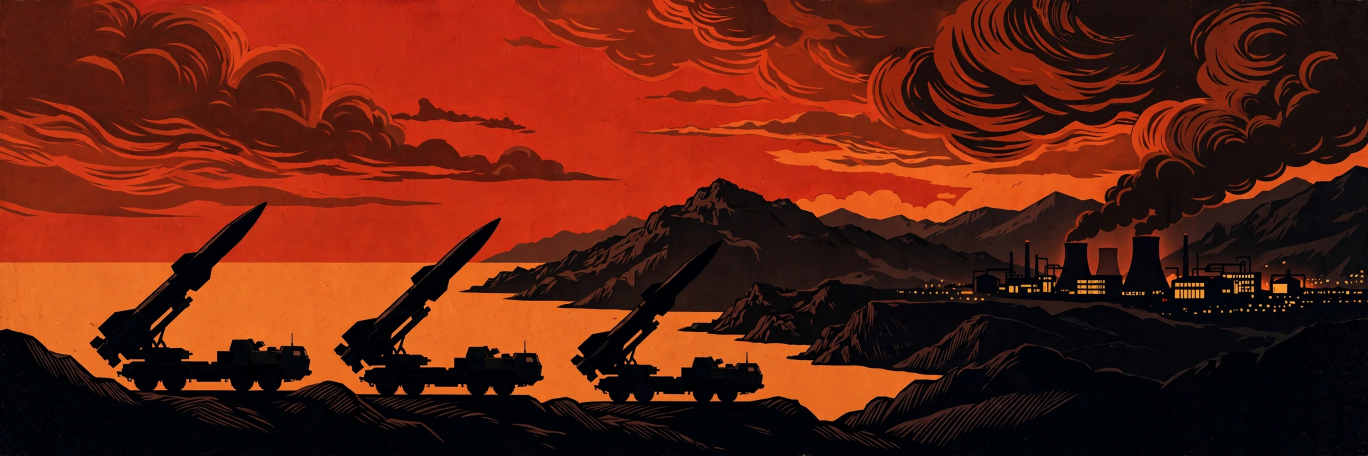
#> input picture assets/hero-nuclear.png, 2736 x 912 px (shown at 1/2 size)
$ python main.py
#> lines starting #> are read from the running program, lines starting #| are printed output that depends on the picture
#!/usr/bin/env python3
"""Render entry.png (1024x1024) for the news-image-20261126 bounty.

HERO EDITION: one big full-bleed hero image, max 3 stories, minimal small text.
Deterministic: fixed assets, fixed fonts, fixed layout, no network, no clock.
Run: python3 main.py  ->  writes entry.png next to this file.
"""
import os
from PIL import Image, ImageDraw, ImageFont

HERE = os.path.dirname(os.path.abspath(__file__))
ASSETS = os.path.join(HERE, "assets")

W, H = 1024, 1024
PAPER = (247, 242, 232)
INK = (20, 16, 12)
RED = (179, 39, 30)
WHITE = (255, 255, 255)
GREY = (90, 84, 76)

SERIF_B = "/usr/share/fonts/truetype/dejavu/DejaVuSerif-Bold.ttf"
SERIF = "/usr/share/fonts/truetype/dejavu/DejaVuSerif.ttf"
SANS = "/usr/share/fonts/truetype/liberation/LiberationSans-Regular.ttf"
SANS_B = "/usr/share/fonts/truetype/liberation/LiberationSans-Bold.ttf"
SANS_I = "/usr/share/fonts/truetype/liberation/LiberationSans-Italic.ttf"


def font(path, size):
    return ImageFont.truetype(path, size)


def wrap(draw, text, fnt, max_w):
    words = text.split()
    lines, cur = [], ""
    for w in words:
        trial = (cur + " " + w).strip()
        if draw.textlength(trial, font=fnt) <= max_w:
            cur = trial
        else:
            if cur:
                lines.append(cur)
            cur = w
    if cur:
        lines.append(cur)
    return lines


def cover_crop(img, tw, th):
    """Center-crop to target aspect, then resize (deterministic)."""
    iw, ih = img.size
    target = tw / th
    if iw / ih > target:
        nw = int(ih * target)
        x = (iw - nw) // 2
        img = img.crop((x, 0, x + nw, ih))
    else:
        nh = int(iw / target)
        y = (ih - nh) // 2
        img = img.crop((0, y, iw, y + nh))
    return img.resize((tw, th), Image.LANCZOS)


def main():
    canvas = Image.new("RGB", (W, H), PAPER)
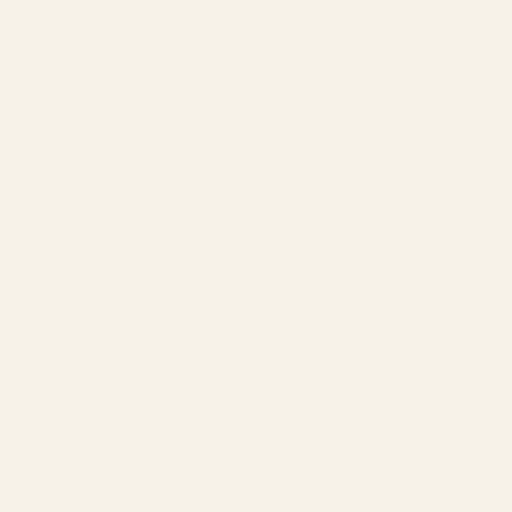
#> canvas: PIL image 1024x1024 RGB (shown at 1/2 size); mean R, G, B 247, 242, 232
    d = ImageDraw.Draw(canvas)

    # ---- Masthead -------------------------------------------------------
    d.line([(0, 0), (W, 0)], fill=INK, width=6)
    title = "THE WORLD IN ONE PAGE"
    f_title = font(SERIF_B, 58)
    tw = d.textlength(title, font=f_title)
#> tw = 883.9
    d.text(((W - tw) / 2, 16), title, font=f_title, fill=INK)
    f_date = font(SANS_B, 26)
    date = "T H U R S D A Y   2 6   N O V E M B E R   2 0 2 6"
    dw = d.textlength(date, font=f_date)
#> dw = 573.5
    d.text(((W - dw) / 2, 84), date, font=f_date, fill=RED)
    d.line([(0, 122), (W, 122)], fill=INK, width=3)
    d.line([(0, 128), (W, 128)], fill=INK, width=1)

    # ---- Hero image, full bleed ----------------------------------------
    hero = Image.open(os.path.join(ASSETS, "hero-nuclear.png")).convert("RGB")
#> hero is the input picture: PIL image 2736x912 RGB; mean R, G, B 97.4, 33.3, 16.9
    hero = cover_crop(hero, W, 560)
#> in cover_crop, `return img.resize((tw, th), Image.LANCZOS)`:
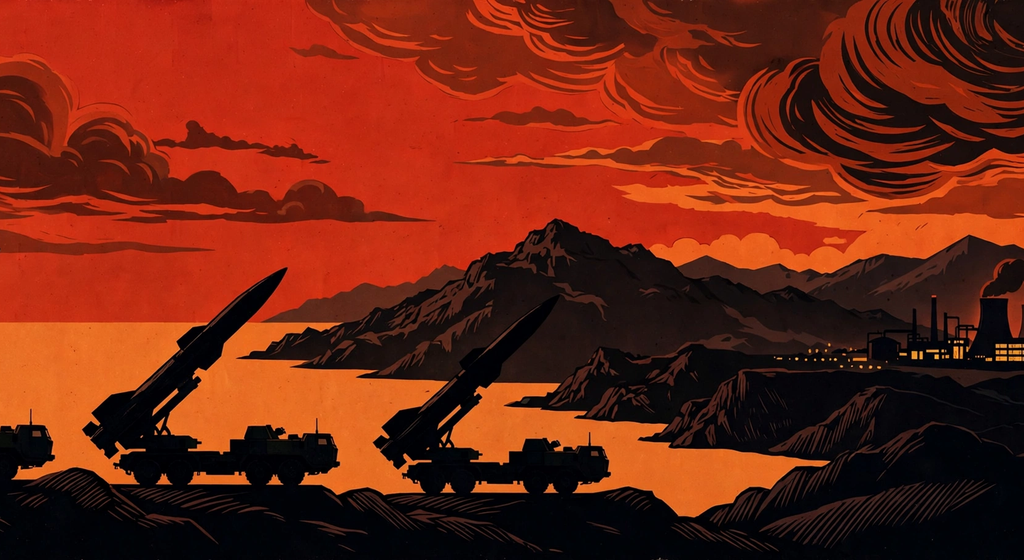
#> returned value: PIL image 1024x560 RGB; mean R, G, B 110.6, 36.4, 17.5
    canvas.paste(hero, (0, 130))

    # dark gradient at the bottom of the hero for headline legibility
    grad = Image.new("RGBA", (W, 300), (0, 0, 0, 0))
#> grad: PIL image 1024x300 RGBA; every value is 0
    gd = ImageDraw.Draw(grad)
    for y in range(300):
        a = int(235 * (y / 299) ** 1.6)
        gd.line([(0, y), (W, y)], fill=(0, 0, 0, a))
    canvas.paste(grad, (0, 130 + 560 - 300), grad)
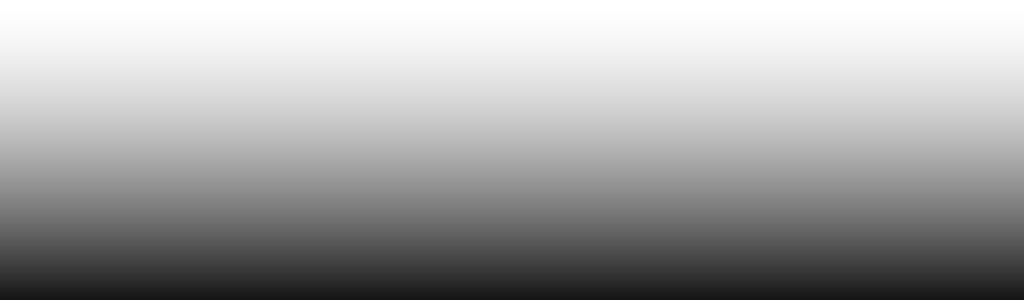
#> grad: PIL image 1024x300 RGBA; mean R, G, B, A 0, 0, 0, 90; transparent parts drawn white
    d = ImageDraw.Draw(canvas)

    # kicker + headline over the hero
    f_kick = font(SANS_B, 26)
    d.text((40, 130 + 560 - 268), "NORTH KOREA", font=f_kick, fill=(255, 120, 90))
    f_head = font(SERIF_B, 66)
    d.text((40, 130 + 560 - 232), "KIM ORDERS WIDER", font=f_head, fill=WHITE)
    d.text((40, 130 + 560 - 158), "NUCLEAR DEPLOYMENT", font=f_head, fill=WHITE)
    f_deck = font(SANS, 25)
    deck = "KCNA: tactical weapons to spread across domains;"
    deck2 = "nuclear status \u201cabsolutely inviolable\u201d."
    d.text((40, 130 + 560 - 76), deck, font=f_deck, fill=(235, 230, 220))
    d.text((40, 130 + 560 - 44), deck2, font=f_deck, fill=(235, 230, 220))

    # ---- Secondary stories ---------------------------------------------
    stories = [
        ("thumb-tariff.png", "TRADE",
         "TAIWAN HOLDS ITS 15% U.S. TARIFF RATE",
         "Taipei says the agreed rate stands despite Washington\u2019s new tariff salvo on 14 partners."),
        ("thumb-refinery.png", "ENERGY",
         "HOUTHIS CLAIM STRIKE ON SAUDI REFINERY",
         "Riyadh says four drones were downed over Ras Tanura; Brent settled at $94.61 a barrel."),
    ]
    y = 706
    f_tag = font(SANS_B, 20)
    f_sub = font(SERIF_B, 29)
    f_body = font(SANS, 21)
    for fname, tag, head, body in stories:
        thumb = Image.open(os.path.join(ASSETS, fname)).convert("RGB")
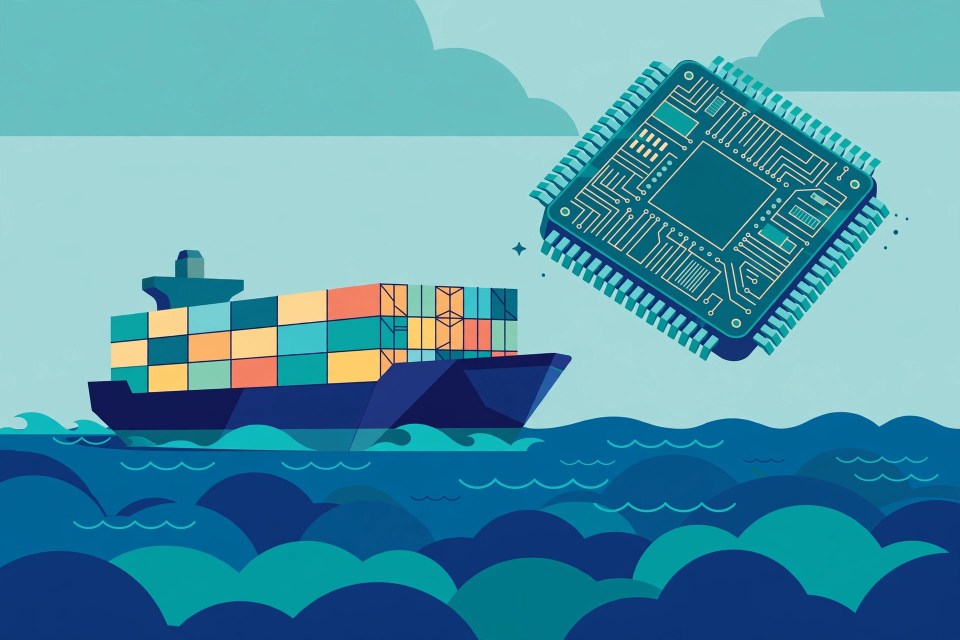
#> input picture assets/thumb-tariff.png, 1920 x 1280 px (shown at 1/2 size)
#> thumb is the input picture: PIL image 1920x1280 RGB; mean R, G, B 81.3, 151.2, 169.6
        thumb = cover_crop(thumb, 150, 108)
#> call 2 of cover_crop, with tw = 150, th = 108
#> in cover_crop (call 2), `return img.resize((tw, th), Image.LANCZOS)`:
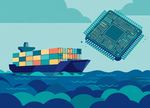
#> returned value: PIL image 150x108 RGB; mean R, G, B 79.8, 150.1, 168.5
        canvas.paste(thumb, (40, y))
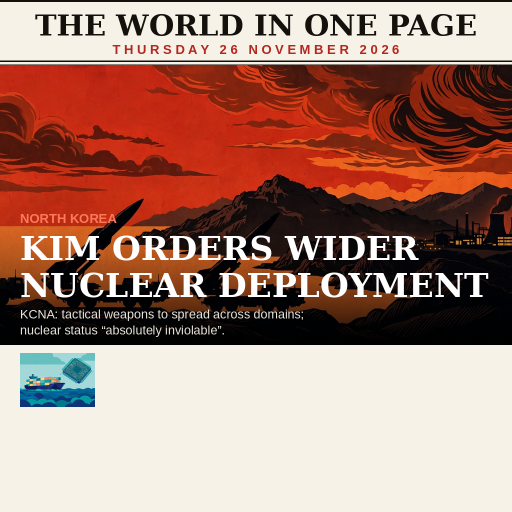
#> canvas: PIL image 1024x1024 RGB (shown at 1/2 size); mean R, G, B 166.9, 128.6, 116
        d = ImageDraw.Draw(canvas)
        d.text((210, y - 2), tag, font=f_tag, fill=RED)
        d.text((210, y + 22), head, font=f_sub, fill=INK)
        lines = wrap(d, body, f_body, W - 210 - 40)
#> lines = 2 items
        for i, ln in enumerate(lines[:2]):
            d.text((210, y + 58 + i * 26), ln, font=f_body, fill=(60, 54, 46))
#> this loop made 2 passes
#> ln on pass 2: 'partners.'
        y += 132
        if y < 960:
            d.line([(40, y - 12), (W - 40, y - 12)], fill=(200, 192, 178), width=1)
#> pass 2 of the loop in main, `for fname, tag, head, body in stories:`:
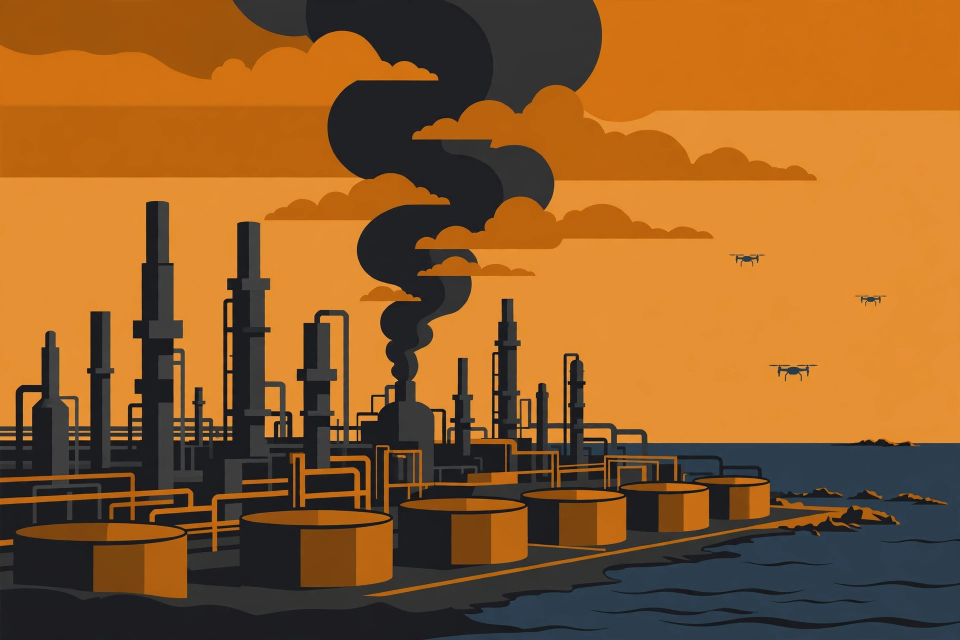
#> input picture assets/thumb-refinery.png, 1920 x 1280 px (shown at 1/2 size)
#> in main, thumb is the input picture: PIL image 1920x1280 RGB; mean R, G, B 142.7, 92.7, 41
#> in cover_crop (call 3), `return img.resize((tw, th), Image.LANCZOS)`:
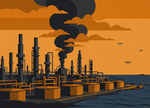
#> returned value: PIL image 150x108 RGB; mean R, G, B 141.2, 91.8, 40.7
#> in main, `canvas.paste(thumb, (40, y))`:
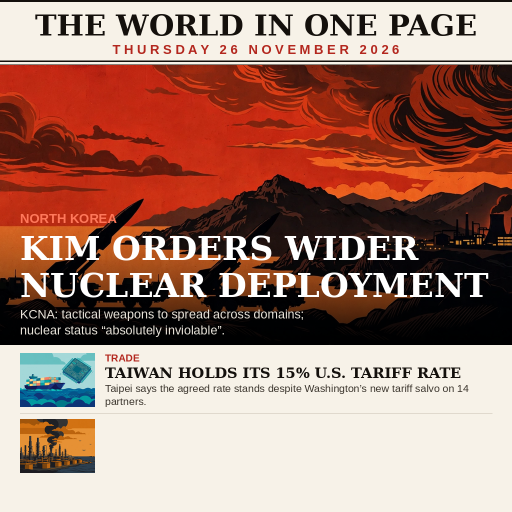
#> canvas: PIL image 1024x1024 RGB (shown at 1/2 size); mean R, G, B 163.4, 124.3, 111.1
#> the loop in main, `for i, ln in enumerate(lines[:2]):` made 2 passes

    # ---- Footer ---------------------------------------------------------
    d.line([(40, 972), (W - 40, 972)], fill=INK, width=1)
    f_foot = font(SANS_I, 17)
    foot = "Illustrations are AI-generated pictorial images, not photographs of real events."
    fw = d.textlength(foot, font=f_foot)
#> fw = 584.2
    d.text(((W - fw) / 2, 982), foot, font=f_foot, fill=GREY)
    f_src = font(SANS, 15)
    src = "Sources: Reuters, 26 November 2026  \u00b7  The World in One Page \u2014 Hero Edition"
    sw = d.textlength(src, font=f_src)
#> sw = 535.7
    d.text(((W - sw) / 2, 1004), src, font=f_src, fill=GREY)

    out_dir = os.environ.get("OUTPUT_DIR")
    if not out_dir:
        out_dir = "/output" if os.path.isdir("/output") else HERE
    os.makedirs(out_dir, exist_ok=True)
    out = os.path.join(out_dir, "entry.png")
    canvas.save(out, "PNG", optimize=True)
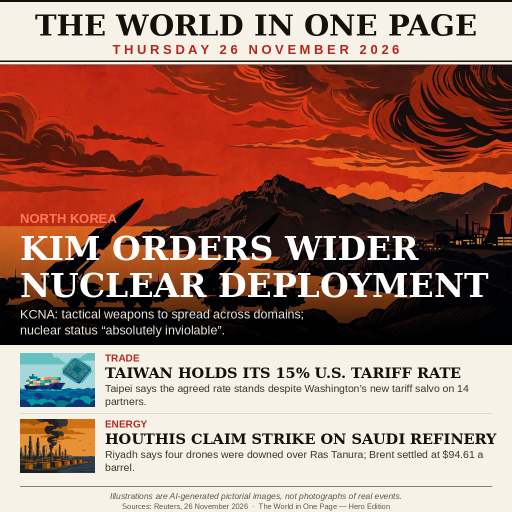
#> saved as entry.png: PIL image 1024x1024 RGB (shown at 1/2 size); mean R, G, B 160.5, 121.4, 108.2
    print("wrote", out, canvas.size)
#| wrote entry.png (1024, 1024)


if __name__ == "__main__":
    main()
